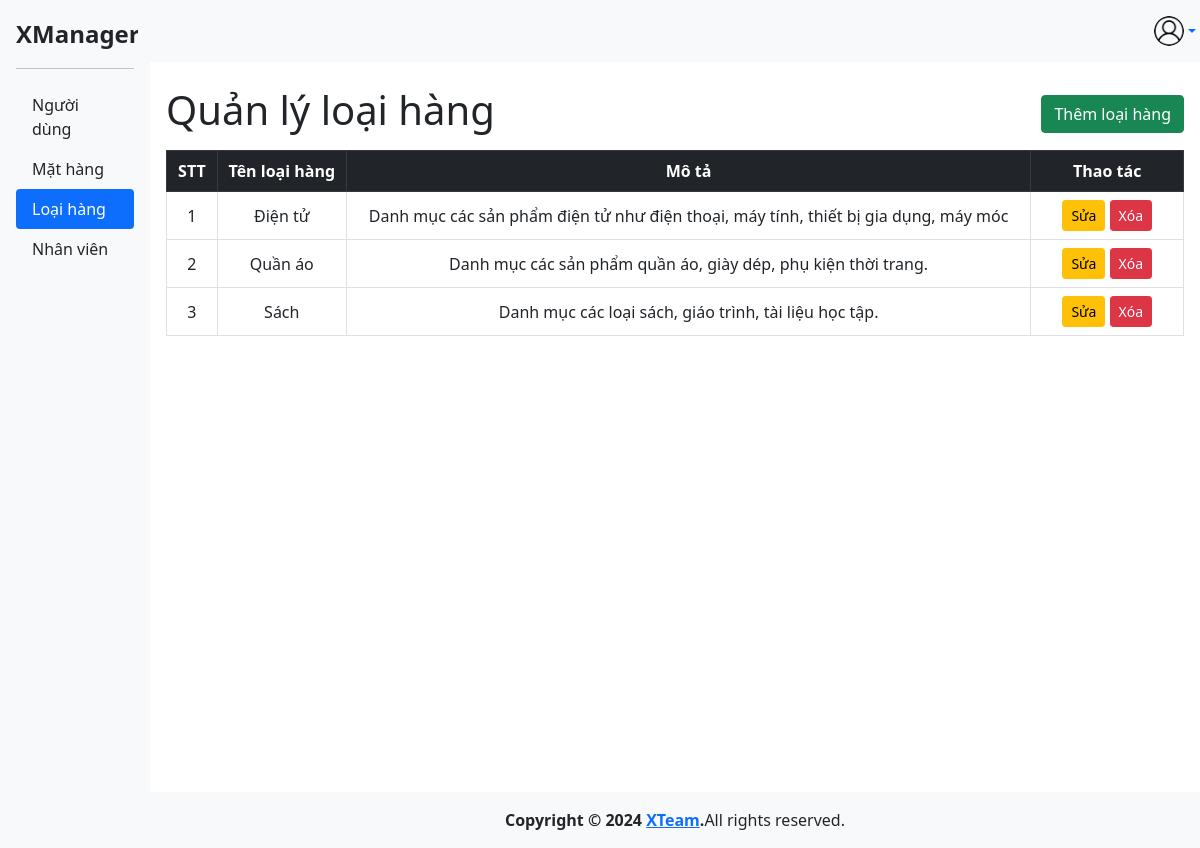
The app's page /category (signed in) with its own data.
### tables this page shows
CREATE TABLE `categories` (
  `CategoryID` int(11) NOT NULL,
  `CategoryName` varchar(100) DEFAULT NULL,
  `Description` varchar(250) DEFAULT NULL,
  `created_at` timestamp NOT NULL DEFAULT current_timestamp()
);

### src/Controller.php (called while the page is built, shortened)
<?php
class Controller {
    protected function render($view_name, $data = []) {
        extract($data);
        include __DIR__ . "\Views\\$view_name.php";
    }
}

### src/Controllers/CategoryController.php (called while the page is built, shortened)
<?php
class CategoryController extends Controller
{
    private $categoryModel;
    public function __construct()
    {
        $this->categoryModel = new Category();
    }
    public function index(){
        $categories = $this->categoryModel->getAllCategories();
        $this->render('categories\index', ['categories' => $categories]);
    }
}

### index.php (called while the page is built, shortened)
<?php
require __DIR__. '/src/routes.php';
$uri = $_SERVER['REQUEST_URI'];
$router->match($uri);

### src/Models/Category.php (called while the page is built, shortened)
<?php
class Category
{
    private $mysqli;
    public function __construct()
    {
        $host = DB_HOST;
        $username = DB_USER;
        $password = DB_PASSWORD;
        $database = DB_NAME;
        $this->mysqli = new \mysqli($host, $username, $password, $database);
    }
    public function getAllCategories()
    {
        $result = $this->mysqli->query("SELECT * FROM categories");
        return $result->fetch_all(MYSQLI_ASSOC);
    }
}

### src/Views/categories/index.php (the view, shortened to what this page needs)
    <div class="d-flex justify-content-between align-items-center my-2">
        <h1>Quản lý loại hàng</h1>
        <a href="/category/create" class="my-2 btn btn-success">Thêm loại hàng</a>
    </div>
    <table class="table table-bordered table-hover text-center align-middle">
    <thead class="table-dark">
            <tr>
                <th width="5%">STT</th>
                <th>Tên loại hàng</th>
                <th>Mô tả</th>
                <th width="15%">Thao tác</th>
            </tr>
        </thead>
        <tbody>
        <?php foreach ($categories as $index => $category): ?>
            <tr>
                <td><?= $index + 1; ?></td>
                <td><?= htmlspecialchars($category["CategoryName"], ENT_QUOTES, 'UTF-8'); ?></td>
                <td><?= htmlspecialchars($category["Description"], ENT_QUOTES, 'UTF-8'); ?></td>
                <td>
                    <a href="/category/update/<?= $category["CategoryID"]; ?>" class="btn btn-warning btn-sm">Sửa</a>
                    <a href="/category/delete/<?= $category["CategoryID"]; ?>" class="btn btn-danger btn-sm">Xóa</a>
                </td>
            </tr>
        <?php endforeach; ?>
        </tbody>
    </table>
<?php include(__DIR__ . '/../layouts/layout.php'); ?>

### src/Router.php (shortened to what this page needs)
<?php
class Router {
    private $routes = [];
    public function addRoute($pattern, $callback) {
        $this->routes[$pattern] = $callback;
    }
    public function match($uri) {
        uksort($this->routes, function ($a, $b) {
            return strlen($b) - strlen($a);
        });
        foreach ($this->routes as $pattern => $callback) {
            if (preg_match($pattern, $uri, $matches)) {
                array_shift($matches);
                call_user_func_array($callback, $matches);
                return;
            }
        }
    }
}

### src/Views/layouts/layout.php (style rules this page uses)
:root { --header: 70px; --footer: 56px; }

### records on screen
categories: CategoryName "Điện tử", Description "Danh mục các sản phẩm điện tử như điện thoại, máy tính, thiết bị gia dụng, máy móc"
categories: CategoryName "Quần áo", Description "Danh mục các sản phẩm quần áo, giày dép, phụ kiện thời trang."
categories: CategoryName "Sách", Description "Danh mục các loại sách, giáo trình, tài liệu học tập."
